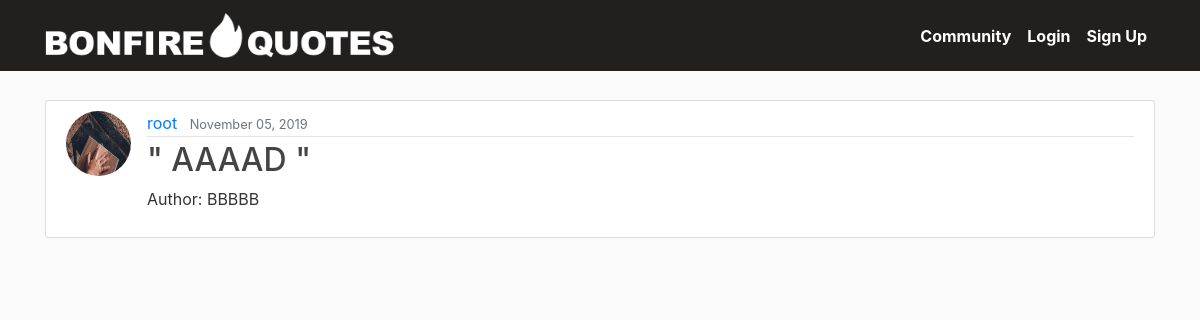
Screenshot of /post/8 with the database file from the repository.
### quotes/models.py (models this page shows, shortened)
class Post(models.Model):
    quote = models.CharField(max_length=200, default="")
    author = models.ForeignKey('Author', on_delete=models.CASCADE, null=True, blank=True)
    categories = models.ManyToManyField('Category', through='PostCategory')
    backgrounds = models.ManyToManyField('Background', through='PostBackground')
    draft = models.BooleanField(default=False)
    slug = models.SlugField(unique=True, null=True, blank=True)
    published = models.DateTimeField(
        default=timezone.now,
        auto_now=False,
        auto_now_add=False,
        blank=True,
        unique=True
        )
    date_posted = models.DateTimeField(default=timezone.now)
    user = models.ForeignKey(User, on_delete=models.CASCADE, default="")
    likes = models.IntegerField(default=0)
    feature_qotd = models.BooleanField(default=False, verbose_name="Featured QOTD")
    featured_as_qotd = models.BooleanField(default=False, verbose_name="Has Been QOTD")
    img = models.ImageField(default='default.jpg', upload_to='quote_pics', verbose_name="Quote Img")
    img_author = models.CharField(max_length=50, default="", verbose_name="Photographer")
    img_author_url = models.URLField(max_length=100, default="", verbose_name="Photographer url")

class Author(models.Model):
    name = models.CharField(max_length=100, default="")
    img = models.ImageField(default='author_default.jpg', upload_to='profile_pics')
    slug = models.SlugField(unique=True, default="")
    def __str__(self):
        return self.name

### users/models.py (models this page shows, shortened)
class Profile(models.Model):
    user = models.OneToOneField(User, on_delete=models.CASCADE)
    image = models.ImageField(default='default.jpg', upload_to='profile_pics')
    bio = models.TextField(blank=False, default='')
    favoriteQuote = models.TextField()
    currentCity = models.TextField()

### quotes/views.py (the view)
# urls.py: path('post/<int:pk>', PostDetailView.as_view(), name="post-detail"),
class PostDetailView(DetailView):
    model = Post

### quotes/templates/quotes/post_detail.html (shortened to what this page needs)
{% extends "quotes/base.html" %} {% block content %}
<article class="media content-section">
    <img class="rounded-circle article-img" src="{{ object.user.profile.image.url }}">
    <div class="media-body">
        <div class="article-metadata">
            <a class="mr-2" href="#">{{ object.user }}</a>
            <small class="text-muted">{{ object.date_posted|date:"F d, Y" }}</small>
        </div>
        <h2 class="article-title">" {{ object.quote }} "</h2>
        <p class="article-content">Author: {{ object.author }}</p>
    </div>
</article>
{% endblock content %}

### quotes/static/quotes/main.css (style rules this page uses)
* { padding: 0px; margin: 0px; box-sizing: border-box; }
body { background: #fafafa; color: #333333; margin-top: 5rem; }
h1, h2, h3, h4, h5, h6 { color: #444444; }
.content-section { background: #ffffff; padding: 10px 20px; border: 1px solid #dddddd; border-radius: 3px; margin-bottom: 20px; margin-top: 20px; }
.article-title { color: #444444; }
.article-content { white-space: pre-line; }
.article-img { height: 65px; width: 65px; margin-right: 16px; }
.article-metadata { padding-bottom: 1px; margin-bottom: 4px; border-bottom: 1px solid #e3e3e3; }
html { height: 100%; }

### rows the page displays
Post: user.profile.image (placeholder picture), user "root", date_posted "November 05, 2019", quote "AAAAD", author "BBBBB"
